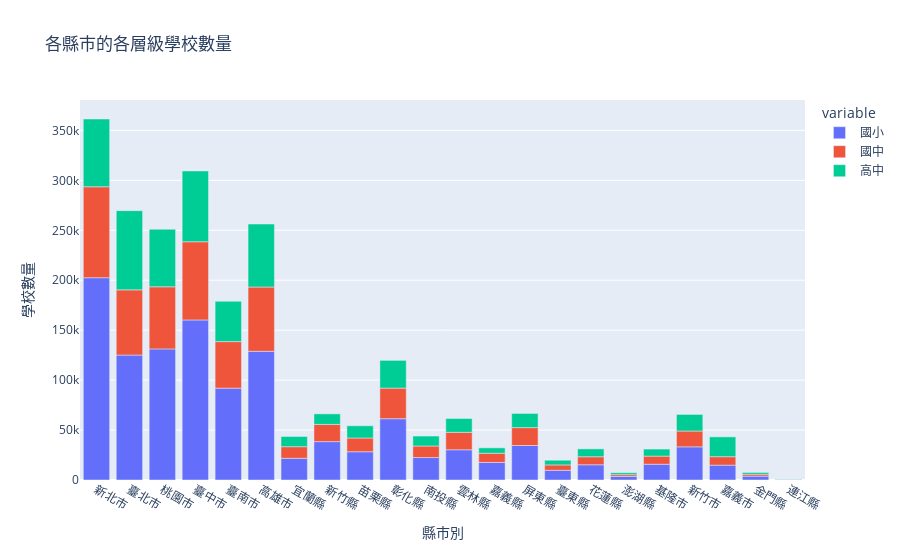

The cell this chart's notebook holds for it:
### Code cell
import pandas as pd
import plotly.express as px

df = pd.read_csv('school.csv')
fig = px.bar(df, x='縣市別', y=['國小', '國中', '高中'], title='各縣市的各層級學校數量')
fig.update_yaxes(title_text='學校數量')
fig.show()

### Figure 1 — Plotly figure (JSON) as saved in the notebook; plotly's stock layout.template omitted (floating-point values rounded to 4 significant figures)
{"data": [{"alignmentgroup": "True", "hovertemplate": "variable=國小<br>縣市別=%{x}<br>value=%{y}<extra></extra>", "legendgroup": "國小", "marker": {"color": "#636efa", "pattern": {"shape": ""}}, "name": "國小", "offsetgroup": "國小", "orientation": "v", "showlegend": true, "textposition": "auto", "type": "bar", "x": ["新北市", "臺北市", "桃園市", "臺中市", "臺南市", "高雄市", "宜蘭縣", "新竹縣", "苗栗縣", "彰化縣", "南投縣", "雲林縣", "嘉義縣", "屏東縣", "臺東縣", "花蓮縣", "澎湖縣", "基隆市", "新竹市", "嘉義市", "金門縣", "連江縣"], "xaxis": "x", "y": [202529, 125093, 131258, 160242, 91967, 128846, 21720, 38429, 28275, 61364, 22481, 30256, 17571, 34546, 9768, 15242, 3485, 15795, 33197, 14883, 3878, 492], "yaxis": "y"}, {"alignmentgroup": "True", "hovertemplate": "variable=國中<br>縣市別=%{x}<br>value=%{y}<extra></extra>", "legendgroup": "國中", "marker": {"color": "#EF553B", "pattern": {"shape": ""}}, "name": "國中", "offsetgroup": "國中", "orientation": "v", "showlegend": true, "textposition": "auto", "type": "bar", "x": ["新北市", "臺北市", "桃園市", "臺中市", "臺南市", "高雄市", "宜蘭縣", "新竹縣", "苗栗縣", "彰化縣", "南投縣", "雲林縣", "嘉義縣", "屏東縣", "臺東縣", "花蓮縣", "澎湖縣", "基隆市", "新竹市", "嘉義市", "金門縣", "連江縣"], "xaxis": "x", "y": [91044, 65268, 62184, 78320, 46589, 64368, 11620, 17235, 13787, 30638, 11549, 17466, 9219, 17910, 5322, 8045, 1810, 8125, 15841, 8456, 1871, 247], "yaxis": "y"}, {"alignmentgroup": "True", "hovertemplate": "variable=高中<br>縣市別=%{x}<br>value=%{y}<extra></extra>", "legendgroup": "高中", "marker": {"color": "#00cc96", "pattern": {"shape": ""}}, "name": "高中", "offsetgroup": "高中", "orientation": "v", "showlegend": true, "textposition": "auto", "type": "bar", "x": ["新北市", "臺北市", "桃園市", "臺中市", "臺南市", "高雄市", "宜蘭縣", "新竹縣", "苗栗縣", "彰化縣", "南投縣", "雲林縣", "嘉義縣", "屏東縣", "臺東縣", "花蓮縣", "澎湖縣", "基隆市", "新竹市", "嘉義市", "金門縣", "連江縣"], "xaxis": "x", "y": [67859, 79306, 57577, 70839, 40367, 63059, 10217, 10534, 12220, 27770, 9973, 13856, 5418, 14172, 4704, 7871, 1965, 7048, 16609, 19849, 1768, 232], "yaxis": "y"}], "layout": {"barmode": "relative", "legend": {"title": {"text": "variable"}, "tracegroupgap": 0}, "title": {"text": "各縣市的各層級學校數量"}, "xaxis": {"anchor": "y", "domain": [0, 1], "title": {"text": "縣市別"}}, "yaxis": {"anchor": "x", "domain": [0, 1], "title": {"text": "學校數量"}}}}
